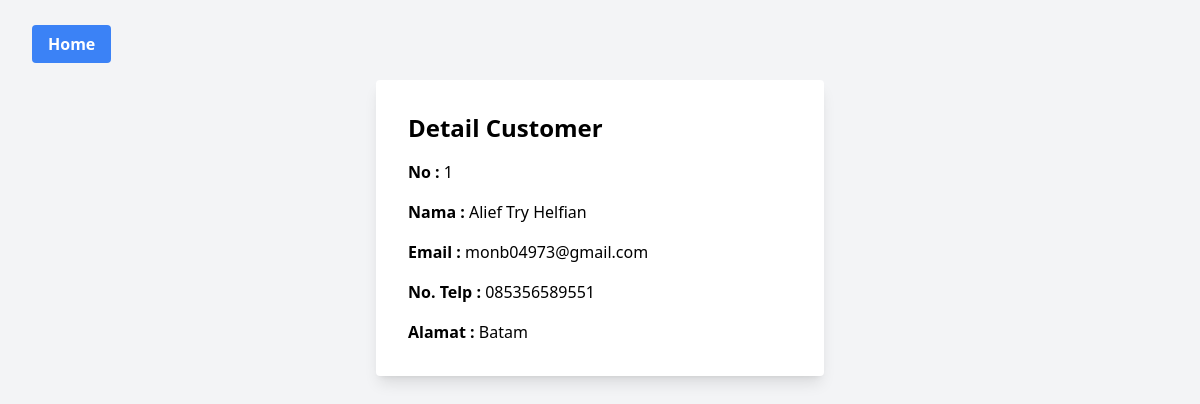
Screenshot of /public/customer/view/view.php?id=1 with the database file from the repository.
### tables this page shows
CREATE TABLE `customer` (
  `id_customer` int(11) NOT NULL,
  `nama` varchar(100) NOT NULL,
  `email` varchar(50) NOT NULL,
  `no_telp` varchar(20) NOT NULL,
  `alamat` varchar(255) NOT NULL
);

### public/customer/view/viewdata.php (called while the page is built)
<?php
    include_once("../../../config/koneksi.php");
    class CustomerController {
        private $kon;
        public function __construct($connection) {
            $this->kon = $connection;
        }
        public function getCustomerData($id) {
            $result = mysqli_query($this->kon, "SELECT * FROM customer WHERE id_customer = '$id'");
            return mysqli_fetch_array($result);
        }
    }
    $customerController = new CustomerController($kon);
    $id = $_GET['id'];
    $customerData = $customerController->getCustomerData($id);
    if ($customerData) {
        $id = $customerData['id_customer'];
        $nama = $customerData['nama'];
        $email = $customerData['email'];
        $no_telp = $customerData['no_telp'];
        $alamat = $customerData['alamat'];
    }
?>

### public/customer/view/view.php (the view, shortened to what this page needs)
<?php
    include_once("../../../config/koneksi.php");
    include_once("viewdata.php");
?>
<!DOCTYPE html>
<html lang="en">
<head>
    <link href="https://cdn.jsdelivr.net/npm/tailwindcss@2.2.19/dist/tailwind.min.css" rel="stylesheet">
    <link rel="stylesheet" href="../../../src/output.css">
</head>
<body class="bg-gray-100 p-8">
    <a href="../dashboard.php" class="bg-blue-500 hover:bg-blue-600 text-white font-bold py-2 px-4 rounded mr-4"> Home </a>
    <br><br>
    <div class="max-w-md mx-auto bg-white p-8 rounded shadow-lg">
        <h1 class="text-2xl font-bold mb-4">Detail Customer</h1>
        <form action="view.php" method="post" name="update_data">
            <div class="grid grid-cols-3 gap-4">
                <div class="col-span-3">
                    <label class="font-bold">No :</label>
                    <span><?php echo $id; ?></span>
                </div>
                <div class="col-span-3">
                    <label class="font-bold">Nama :</label>
                    <span><?php echo $nama; ?></span>
                </div>
                <div class="col-span-3">
                    <label class="font-bold">Email :</label>
                    <span><?php echo $email; ?></span>
                </div>
                <div class="col-span-3">
                    <label class="font-bold">No. Telp :</label>
                    <span><?php echo $no_telp; ?></span>
                </div>
                <div class="col-span-3">
                    <label class="font-bold">Alamat :</label>
                    <span><?php echo $alamat; ?></span>
                </div>
            </div>
        </form>
    </div>
</body>
</html>

### rows the page displays
customer: id_customer "1", nama "Alief Try Helfian", email "monb04973@gmail.com", no_telp "085356589551", alamat "Batam"
